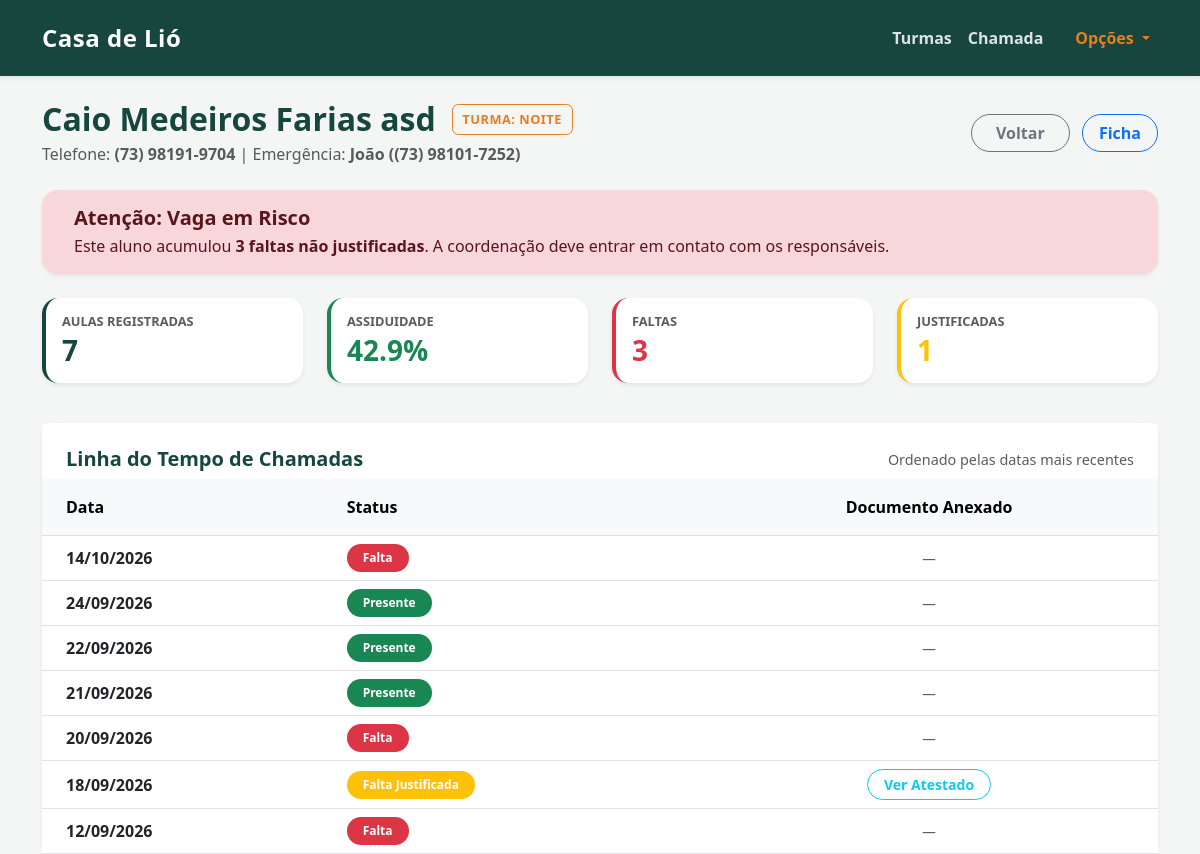
Page /alunos/2/historico (signed in) on the committed database.
### tables this page shows
CREATE TABLE alunos (
        id INTEGER PRIMARY KEY AUTOINCREMENT,
        nome TEXT NOT NULL,
        turma TEXT NOT NULL,
        data_nascimento TEXT,
        telefone TEXT,
        cep TEXT,
        rua TEXT,
        numero TEXT,
        bairro TEXT,
        cidade TEXT,
        referencia TEXT,
        contato_emergencia TEXT,
        telefone_emergencia TEXT,
        condicao_medica TEXT,
        nome_responsavel TEXT,
        autorizacao_pais INTEGER
    , consentimento_lgpd INTEGER DEFAULT 0, data_consentimento TEXT);

CREATE TABLE presencas (
        id INTEGER PRIMARY KEY AUTOINCREMENT,
        aluno_id INTEGER,
        data TEXT NOT NULL,
        status TEXT NOT NULL,
        atestado TEXT,
        FOREIGN KEY (aluno_id) REFERENCES alunos (id)
    );

### app.py (the view)
@app.get("/alunos/{aluno_id}/historico", response_class=HTMLResponse)
async def historico_aluno(request: Request, aluno_id: int):
    usuario = obter_usuario_atual(request)
    if not usuario:
        return RedirectResponse(url="/login", status_code=303)
    conexao = pegar_conexao()
    aluno = conexao.execute('SELECT * FROM alunos WHERE id = ?', (aluno_id,)).fetchone()
    if not aluno:
        conexao.close()
        return RedirectResponse(url="/", status_code=303)
    if usuario['perfil'] != 'coordenacao':
        turmas_perm = obter_turmas_permitidas(conexao, usuario)
        if aluno['turma'] not in turmas_perm:
            conexao.close()
            return RedirectResponse(url="/", status_code=303)
    registros_db = conexao.execute('''
        SELECT id, data, status, atestado
        FROM presencas
        WHERE aluno_id = ?
        ORDER BY data DESC
    ''', (aluno_id,)).fetchall()
    conexao.close()
    total_aulas = len(registros_db)
    presentes = sum(1 for r in registros_db if r['status'] == 'Presente')
    faltas = sum(1 for r in registros_db if r['status'] == 'Falta')
    justificadas = sum(1 for r in registros_db if r['status'] == 'Falta justificada')
    taxa_assiduidade = round((presentes / total_aulas * 100), 1) if total_aulas > 0 else 0
    historico = []
    for r in registros_db:
        reg_dict = dict(r)
        try:
            reg_dict['data_formatada'] = datetime.strptime(r['data'], '%Y-%m-%d').strftime('%d/%m/%Y')
        except Exception:
            reg_dict['data_formatada'] = r['data']
        historico.append(reg_dict)
    metricas = {
        "total_aulas": total_aulas,
        "presentes": presentes,
        "faltas": faltas,
        "justificadas": justificadas,
        "taxa_assiduidade": taxa_assiduidade
    }
    return templates.TemplateResponse(
        request=request,
        name="historico_aluno.html",
        context={"aluno": aluno, "historico": historico, "metricas": metricas}
    )

### templates/historico_aluno.html (shortened to what this page needs)
{% extends 'base.html' %}
{% block conteudo %}
<div class="row mb-4 align-items-center">
    <div class="col-md-8">
        <div class="d-flex align-items-center gap-3">
            <h2 class="text-primary fw-bold mb-0">{{ aluno['nome'] }}</h2>
            <span class="badge-institucional">Turma: {{ aluno['turma'] }}</span>
        </div>
        <p class="text-muted mt-1 mb-0">
            Telefone: <strong>{{ aluno['telefone'] }}</strong>
            {% if aluno['contato_emergencia'] %}
            | Emergência: <strong>{{ aluno['contato_emergencia'] }} ({{ aluno['telefone_emergencia'] }})</strong>
            {% endif %}
        </p>
    </div>
    <div class="col-md-4 text-md-end mt-3 mt-md-0">
        <a href="/alunos" class="btn btn-outline-secondary rounded-pill px-4 fw-semibold me-2">
            Voltar
        </a>
        <a href="/ficha/{{ aluno['id'] }}" target="_blank" class="btn btn-outline-primary rounded-pill px-3 fw-semibold">
             Ficha
        </a>
    </div>
</div>
{% if metricas['faltas'] >= 3 %}
<div class="alert alert-danger shadow-sm border-0 d-flex align-items-center gap-3 p-3 mb-4" style="border-radius: 1rem;">
    <div>
        <h5 class="fw-bold mb-1">Atenção: Vaga em Risco</h5>
        <p class="mb-0">Este aluno acumulou <strong>{{ metricas['faltas'] }} faltas não justificadas</strong>. A coordenação deve entrar em contato com os responsáveis.</p>
    </div>
</div>
{% endif %}
<div class="row mb-4">
    <div class="col-md-3 col-6 mb-3">
        <div class="card shadow-sm border-0 border-start border-primary border-4 h-100">
            <div class="card-body">
                <h6 class="text-muted mb-1 text-uppercase fw-bold" style="font-size: 0.8rem;">Aulas Registradas</h6>
                <h3 class="fw-bold mb-0 text-primary">{{ metricas['total_aulas'] }}</h3>
            </div>
        </div>
    </div>
    <div class="col-md-3 col-6 mb-3">
        <div class="card shadow-sm border-0 border-start border-success border-4 h-100">
            <div class="card-body">
                <h6 class="text-muted mb-1 text-uppercase fw-bold" style="font-size: 0.8rem;">Assiduidade</h6>
                <h3 class="fw-bold mb-0 text-success">{{ metricas['taxa_assiduidade'] }}%</h3>
            </div>
        </div>
    </div>
    <div class="col-md-3 col-6 mb-3">
        <div class="card shadow-sm border-0 border-start border-danger border-4 h-100">
            <div class="card-body">
                <h6 class="text-muted mb-1 text-uppercase fw-bold" style="font-size: 0.8rem;">Faltas</h6>
                <h3 class="fw-bold mb-0 text-danger">{{ metricas['faltas'] }}</h3>
            </div>
        </div>
    </div>
    <div class="col-md-3 col-6 mb-3">
        <div class="card shadow-sm border-0 border-start border-warning border-4 h-100">
            <div class="card-body">
                <h6 class="text-muted mb-1 text-uppercase fw-bold" style="font-size: 0.8rem;">Justificadas</h6>
                <h3 class="fw-bold mb-0 text-warning">{{ metricas['justificadas'] }}</h3>
            </div>
        </div>
    </div>
</div>
<div class="card shadow-sm border-0" style="border-radius: 1rem;">
    <div class="card-header bg-white border-0 pt-4 pb-2 px-4 d-flex justify-content-between align-items-center">
        <h5 class="fw-bold text-primary mb-0">Linha do Tempo de Chamadas</h5>
        <span class="text-muted" style="font-size: 0.9rem;">Ordenado pelas datas mais recentes</span>
    </div>
    <div class="card-body p-0">
        <div class="table-responsive">
            <table class="table table-hover align-middle mb-0">
                <thead class="table-light">
                    <tr>
                        <th class="ps-4 py-3">Data</th>
                        <th class="py-3">Status</th>
                        <th class="py-3 text-center">Documento Anexado</th>
                    </tr>
                </thead>
                <tbody>
                    {% for reg in historico %}
                    <tr>
                        <td class="ps-4 fw-semibold">{{ reg['data_formatada'] }}</td>
                        <td>
                            {% if reg['status'] == 'Presente' %}
                                <span class="badge bg-success rounded-pill px-3 py-2 fw-semibold">Presente</span>
                            {% elif reg['status'] == 'Falta' %}
                                <span class="badge bg-danger rounded-pill px-3 py-2 fw-semibold">Falta</span>
                            {% elif reg['status'] == 'Falta justificada' %}
                                <span class="badge bg-warning rounded-pill px-3 py-2 fw-semibold text-white">Falta Justificada</span>
                            {% else %}
                                <span class="badge bg-secondary rounded-pill px-3 py-2">{{ reg['status'] }}</span>
                            {% endif %}
                        </td>
                        <td class="text-center">
                            {% if reg['atestado'] %}
                                <a href="/uploads/{{ reg['atestado'] }}" target="_blank" class="btn btn-sm btn-outline-info rounded-pill px-3 fw-semibold">
                                     Ver Atestado
                                </a>
                            {% else %}
                                <span class="text-muted" style="font-size: 0.85rem;">—</span>
                            {% endif %}
                        </td>
                    </tr>
                    {% else %}
                    <tr>
                        <td colspan="3" class="text-center text-muted py-5">
                            Nenhum registro de chamada encontrado para este aluno.
                        </td>
                    </tr>
                    {% endfor %}
                </tbody>
            </table>
        </div>
    </div>
</div>
{% endblock %}

### templates/base.html (style rules this page uses)
:root { --verde-adra: #16463d; --laranja-adra: #e67e22; --fundo-cinza: #f4f6f5; }
body { background-color: var(--fundo-cinza) !important; font-family: 'Segoe UI', Tahoma, Geneva, Verdana, sans-serif; }
.text-primary { color: var(--verde-adra) !important; }
.border-primary { border-color: var(--verde-adra) !important; }
.card { border-radius: 1rem !important; border: none; transition: transform 0.2s ease-in-out; }
.badge-institucional { background-color: transparent; color: var(--laranja-adra); border: 1.5px solid var(--laranja-adra); padding: 0.3rem 0.6rem; border-radius: 0.4rem; font-size: 0.80rem; font-weight: 700; text-transform: uppercase; letter-spacing: 0.5px; }

### rows in the picture
alunos: nome "Caio Medeiros Farias asd", turma "NOITE", telefone "(73) 98191-9704", contato_emergencia "João", telefone_emergencia "(73) 98101-7252"
presencas: data_formatada "14/10/2026", status "Falta"
presencas: data_formatada "24/09/2026", status "Presente"
presencas: data_formatada "22/09/2026", status "Presente"
presencas: data_formatada "21/09/2026", status "Presente"
presencas: data_formatada "20/09/2026", status "Falta"
presencas: data_formatada "18/09/2026", shows "Falta Justificada"
presencas: data_formatada "12/09/2026", status "Falta"

### other values in the picture
{{ metricas['faltas'] }} "3"
{{ metricas['total_aulas'] }} "7"
{{ metricas['taxa_assiduidade'] }} "42.9"
{{ metricas['justificadas'] }} "1"
